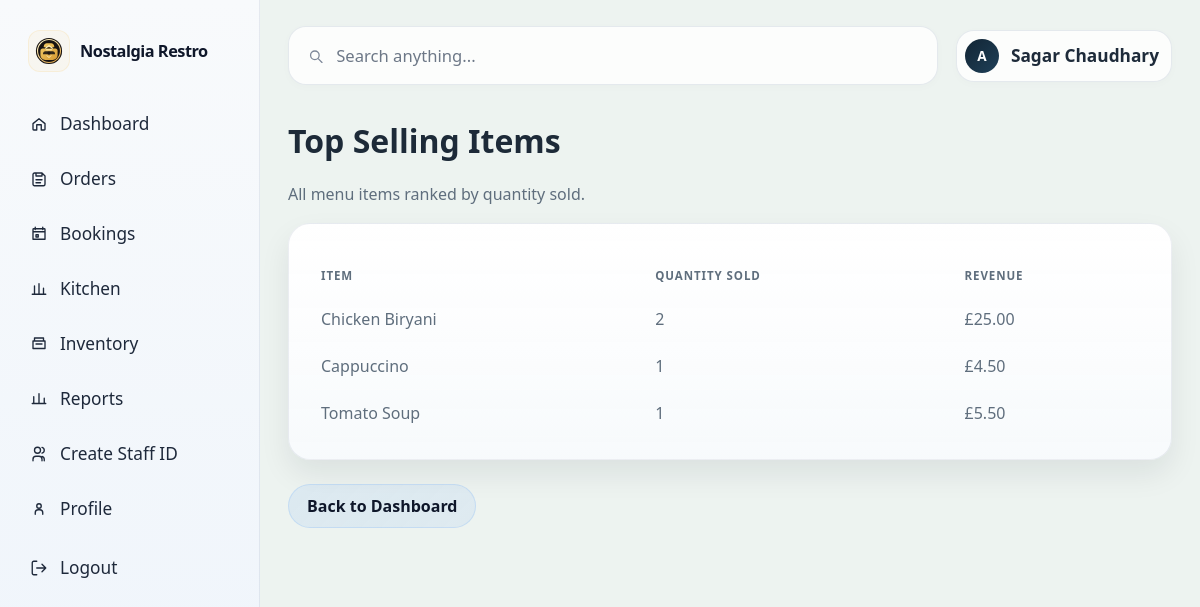
The page /dashboard/top-selling-items/ (signed in) on the database as committed earlier.
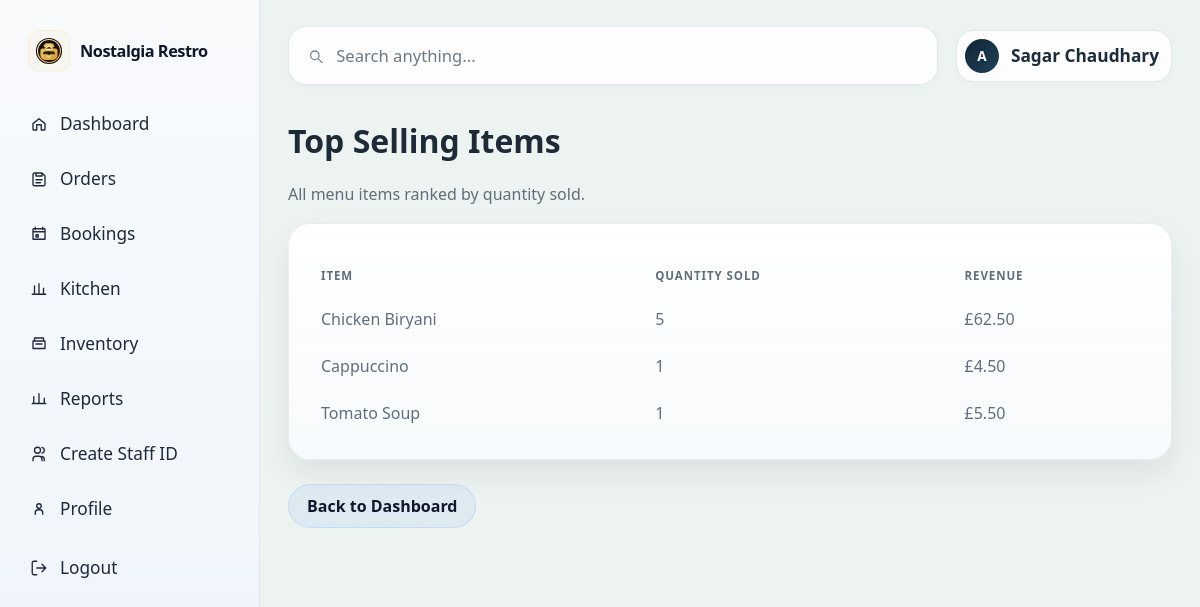
The same page on the database as committed later.
### restaurant/models.py (models this page shows, shortened)
class MenuItem(models.Model):
    CATEGORY_CHOICES = [
        ("indian", "Indian Cuisine"),
        ("nepali", "Nepali Cuisine"),
        ("british", "British Cuisine"),
        ("italian", "Italian Cuisine"),
        ("fast_food", "Fast Food & Starters"),
        ("dessert", "Desserts"),
        ("starter", "Starter"),
        ("main", "Main Course"),
        ("beverage", "Beverage"),
    ]
    name = models.CharField(max_length=100)
    description = models.TextField(blank=True)
    category = models.CharField(max_length=20, choices=CATEGORY_CHOICES, default="main")
    price = models.DecimalField(max_digits=8, decimal_places=2)
    is_available = models.BooleanField(default=True)
    class Meta:
        ordering = ["category", "name"]

### restaurant/views.py (the view)
        def wrapped_view(request, *args, **kwargs):
            if not request.user.is_authenticated:
                return redirect("login")
            if not request.user.is_active:
                return redirect("login")
            if roles and request.user.role not in roles:
                messages.warning(request, "You do not have permission to access that page.")
                return redirect("dashboard")
            return view_func(request, *args, **kwargs)

### restaurant/views.py (called while the page is built)
def role_required(*roles):
    def decorator(view_func):
        def wrapped_view(request, *args, **kwargs):
            if not request.user.is_authenticated:
                return redirect("login")
            if not request.user.is_active:
                return redirect("login")
            if roles and request.user.role not in roles:
                messages.warning(request, "You do not have permission to access that page.")
                return redirect("dashboard")
            return view_func(request, *args, **kwargs)
        return wrapped_view
    return decorator

@login_required
@role_required("admin", "manager", "cashier")
def top_selling_items(request):
    items = (
        OrderItem.objects.values("menu_item__name")
        .annotate(total_qty=Sum("quantity"), total_revenue=Sum("subtotal"))
        .order_by("-total_qty", "menu_item__name")
    )
    return render(request, "restaurant/top_selling_items.html", {"items": items})

### restaurant/templates/restaurant/top_selling_items.html (shortened to what this page needs)
{% extends 'restaurant/base.html' %}
{% block content %}
  <h1>Top Selling Items</h1>
  <p class="muted">All menu items ranked by quantity sold.</p>
  <div class="section">
    <table class="table">
      <thead>
        <tr>
          <th>Item</th>
          <th>Quantity Sold</th>
          <th>Revenue</th>
        </tr>
      </thead>
      <tbody>
        {% for item in items %}
          <tr>
            <td>{{ item.menu_item__name }}</td>
            <td>{{ item.total_qty }}</td>
            <td>£{{ item.total_revenue|floatformat:2 }}</td>
          </tr>
        {% empty %}
          <tr>
            <td colspan="3" class="muted">No item sales recorded yet.</td>
          </tr>
        {% endfor %}
      </tbody>
    </table>
  </div>
  <div class="page-actions">
    <a href="{% url 'dashboard' %}" class="button-link">Back to Dashboard</a>
  </div>
{% endblock %}

Rows that differ between the two databases and show on the page:
changed MenuItem "Chicken Biryani": total_qty "2" → "5"; total_revenue "25.00" → "62.50"
